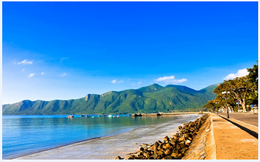
%> input picture Lab_02/backgroundResize.png, 260 x 162 px, shrunk from 3528 x 2205 before the run, given in place of foreground.png, which was not available
$ octave bai2-3.m   (GNU Octave 9; MATLAB toolbox functions it lacks are replaced by stand-ins)
%> lines starting %> are read from the running program, lines starting %| are printed output that depends on the picture; in (x1, y1, x2, y2) boxes, pixels count from 0 and x2, y2 are one past the last pixel; in counts of white or black regions, pixels touching at a corner belong together; the program's own positions count from 1; pictures that were not available may be replaced by others from this repository, and a replacement may not be noted
pkg load image;
clear all;

I = imread("../foreground.png");
%> I is the input picture: size 162x260x3 uint8; mean R, G, B 80.2, 143.3, 200.2
J = imread("../backgroundResize.png");

I_red   = I(:,:,1);
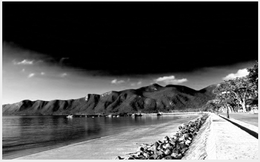
%> I_red: size 162x260 uint8; min 0, max 255, mean 80.2
I_blue  = I(:,:,2);
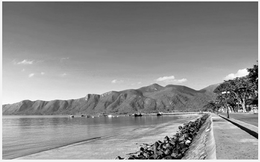
%> I_blue: size 162x260 uint8; min 0, max 255, mean 143.3
I_green = I(:,:,3);
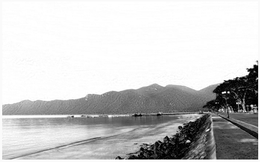
%> I_green: size 162x260 uint8; min 0, max 255, mean 200.2

function bin = binary(A)
    k = 120;
    bin = zeros(rows(A),columns(A));
    for i = 1:rows(A)*columns(A)
        if( A(i) > k )
            bin(i) = 1;
        endif
    endfor
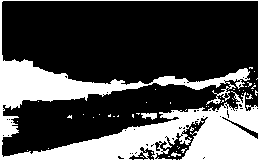
%> bin: size 162x260 double; values 0 (black) and 1 (white), 31.3% white; 48 white regions (45 under 20 px), largest, box (x1, y1, x2, y2) and area: (0, 0, 260, 162) 12947, (141, 113, 157, 120) 75, (171, 152, 181, 157) 26
endfunction

I_red_binary   =  binary(I_red);
I_blue_binary  =  binary(I_blue);
%> after the loop in binary (call 2), `for i = 1:rows(A)*columns(A)`:
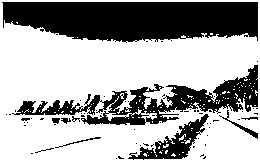
%> bin: size 162x260 double; values 0 (black) and 1 (white), 65.2% white; 70 black regions (59 under 20 px), largest, box (x1, y1, x2, y2) and area: (2, 2, 258, 43) 8645, (12, 65, 258, 125) 4372, (128, 114, 209, 160) 1133
I_green_binary =  binary(I_green);
%> after the loop in binary (call 3), `for i = 1:rows(A)*columns(A)`:
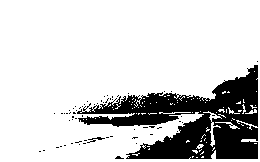
%> bin: size 162x260 double; values 0 (black) and 1 (white), 80.9% white; 62 black regions (60 under 20 px), largest, box (x1, y1, x2, y2) and area: (77, 65, 258, 159) 7869, (87, 137, 105, 143) 37

M = I_red_binary.*I_blue_binary.*I_green_binary;
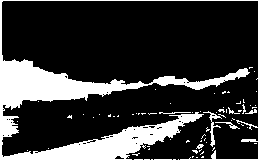
%> M: size 162x260 double; values 0 (black) and 1 (white), 22.4% white; 67 white regions (60 under 20 px), largest, box (x1, y1, x2, y2) and area: (0, 0, 260, 162) 8902, (203, 111, 222, 147) 134, (215, 122, 240, 129) 49
N = not(M);

for channel = 1:3
    result(:,:,channel) = mat2gray(M.*J(:,:,channel) + N.*I(:,:,channel));
endfor

imwrite(result,"../result/result_2_3.png");
